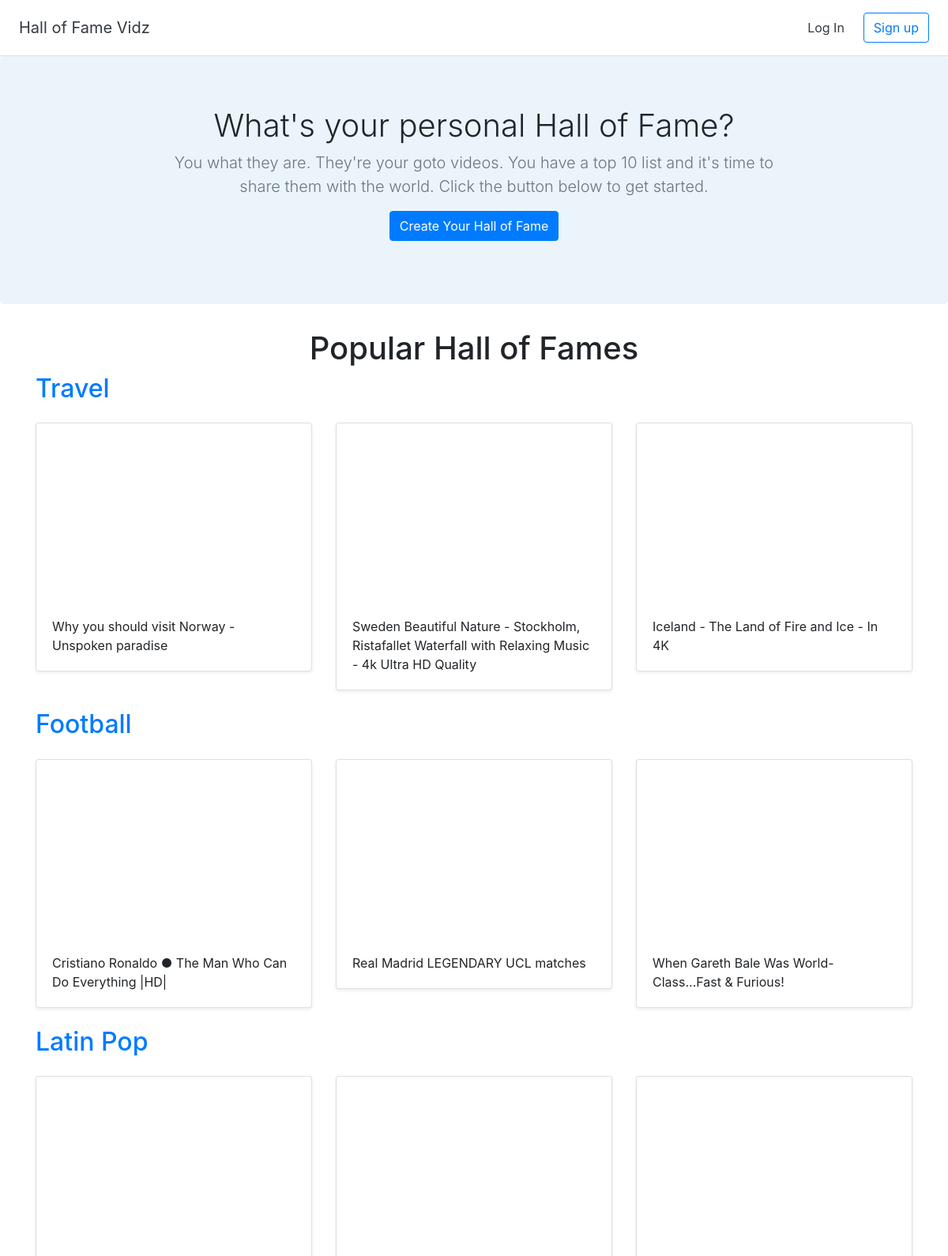
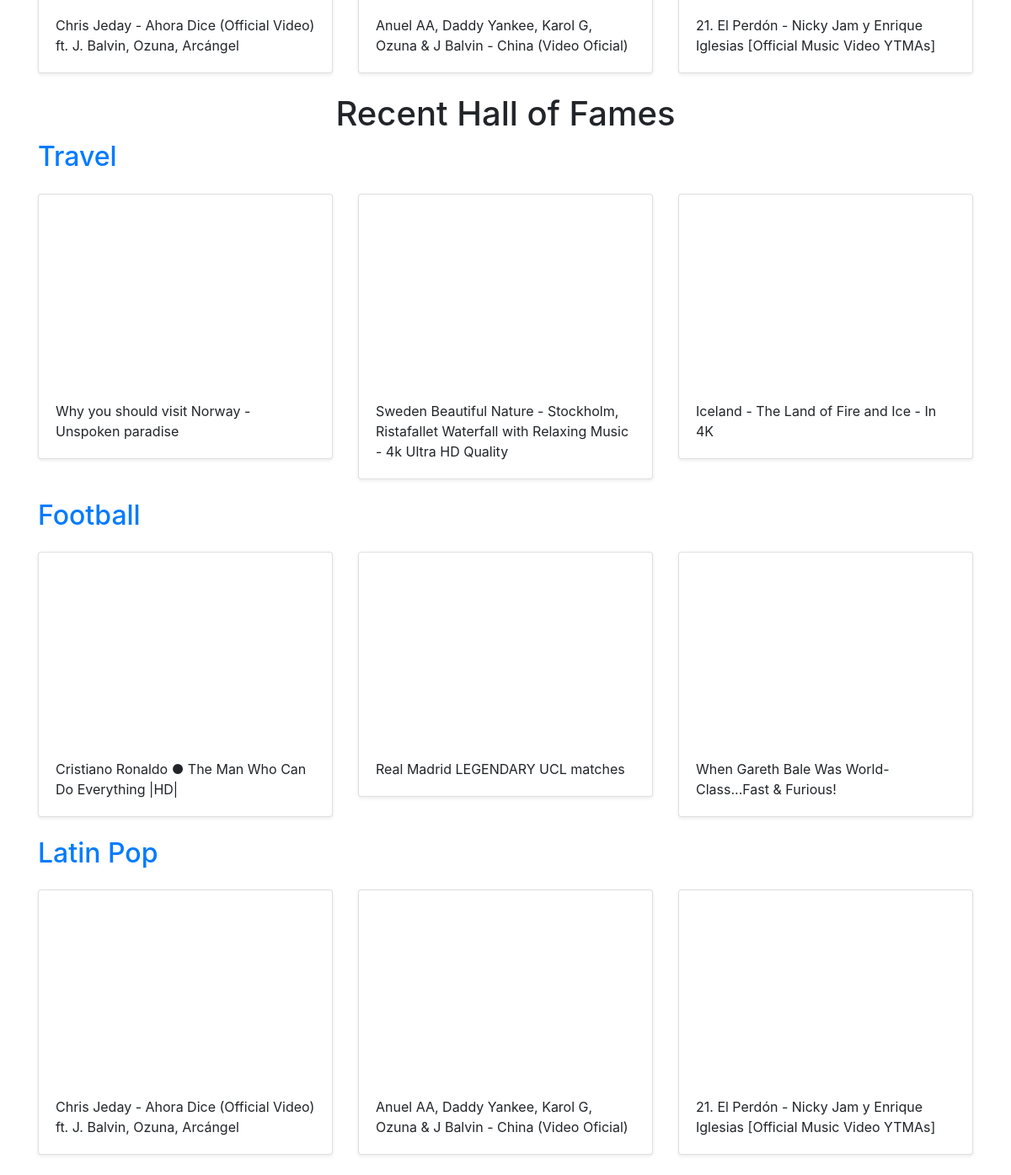
The page / on the database its author committed (2 pictures, top to bottom).
### halls/models.py (models this page shows)
class Hall(models.Model):
    title = models.CharField(max_length = 255)
    user = models.ForeignKey(User, on_delete=models.CASCADE)

class Video(models.Model):
    title = models.CharField(max_length = 255)
    url = models.URLField()
    youtube_id = models.CharField(max_length = 255)
    hall = models.ForeignKey(Hall, on_delete=models.CASCADE)

### halls/views.py (the view)
# urls.py: 2. Add a URL to urlpatterns:  path('', views.home, name='home')
def home(request):
    recent_halls = Hall.objects.all().order_by('-id')[:3]
    popular_halls = [Hall.objects.get(pk=3),Hall.objects.get(pk=2),Hall.objects.get(pk=1)]
    return render(request, 'halls/home.html', {'recent_halls':recent_halls, 'popular_halls':popular_halls})

### halls/templates/halls/home.html
{% extends 'halls/base.html' %}
{% block content %}
<section class="jumbotron text-center">
  <div class="container">
    <h1 class="jumbotron-heading">What's your personal Hall of Fame?</h1>
    <p class="lead text-muted">You what they are. They're your goto videos. You have a top 10 list and it's time to share them with the world. Click the button below to get started.</p>
    <p>
      <a href="{% url 'create_hall' %}" class="btn btn-primary">Create Your Hall of Fame</a>
    </p>
  </div>
</section>
<div class="container">
  <h1 class="text-center">Popular Hall of Fames</h1>
  {% for hall in popular_halls %}
<h2><a href="{% url 'detail_hall' hall.id %}">{{ hall.title }}</a></h2>
  <div class="row">
    {% for video in hall.video_set.all %}
    <div class="col-md-4 mt-3">
      <div class="card mb-4 shadow-sm">
        <iframe width="100%" height="225" src="https://www.youtube.com/embed/{{ video.youtube_id }}" frameborder="0" allow="accelerometer; autoplay; encrypted-media; gyroscope; picture-in-picture" allowfullscreen></iframe>
        <div class="card-body">
          <p class="card-text">{{ video.title }}</p>
        </div>
      </div>
    </div>
    {% endfor %}
    </div>
  {% endfor %}
  <h1 class="text-center">Recent Hall of Fames</h1>
  {% for hall in recent_halls %}
<h2><a href="{% url 'detail_hall' hall.id %}">{{ hall.title }}</a></h2>
  <div class="row">
    {% for video in hall.video_set.all %}
    <div class="col-md-4 mt-3">
      <div class="card mb-4 shadow-sm">
        <iframe width="100%" height="225" src="https://www.youtube.com/embed/{{ video.youtube_id }}" frameborder="0" allow="accelerometer; autoplay; encrypted-media; gyroscope; picture-in-picture" allowfullscreen></iframe>
        <div class="card-body">
          <p class="card-text">{{ video.title }}</p>
        </div>
      </div>
    </div>
    {% endfor %}
    </div>
  {% endfor %}
</div>
{% endblock %}

### halls/static/custom.css (style rules this page uses)
.jumbotron { background-color: #EBF4FA; }
.jumbotron-heading { font-weight: 300; }
.jumbotron .container { max-width: 51rem; }

### rows shown on the page
Hall: title "Travel"
Video: title "Why you should visit Norway - Unspoken paradise"
Video: title "Sweden Beautiful Nature - Stockholm, Ristafallet Waterfall with Relaxing Music - 4k Ultra HD Quality"
Video: title "Iceland - The Land of Fire and Ice - In 4K"
Hall: title "Football"
Video: title "Cristiano Ronaldo ● The Man Who Can Do Everything |HD|"
Video: title "Real Madrid LEGENDARY UCL matches"
Video: title "When Gareth Bale Was World-Class...Fast & Furious!"
Hall: title "Latin Pop"
Video: title "Chris Jeday - Ahora Dice (Official Video) ft. J. Balvin, Ozuna, Arcángel"
Video: title "Anuel AA, Daddy Yankee, Karol G, Ozuna & J Balvin - China (Video Oficial)"
Video: title "21. El Perdón - Nicky Jam y Enrique Iglesias [Official Music Video YTMAs]"
